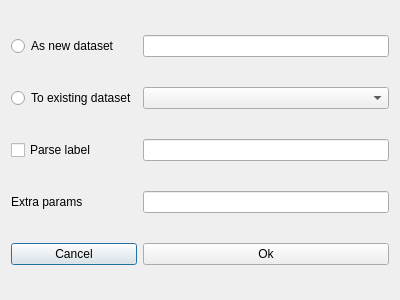
<?xml version="1.0" encoding="UTF-8"?>
<ui version="4.0">
 <class>importH5Dialog</class>
 <widget class="QDialog" name="importH5Dialog">
  <property name="geometry">
   <rect>
    <x>0</x>
    <y>0</y>
    <width>400</width>
    <height>300</height>
   </rect>
  </property>
  <property name="windowTitle">
   <string>Dialog</string>
  </property>
  <layout class="QGridLayout" name="gridLayout">
   <item row="3" column="1">
    <widget class="QLineEdit" name="extraParamsLineEdit"/>
   </item>
   <item row="0" column="0">
    <widget class="QRadioButton" name="newDatasetRadioButton">
     <property name="text">
      <string>As new dataset</string>
     </property>
    </widget>
   </item>
   <item row="1" column="1">
    <widget class="QComboBox" name="existingDatasetComboBox"/>
   </item>
   <item row="1" column="0">
    <widget class="QRadioButton" name="existingDatasetRadioButtion">
     <property name="text">
      <string>To existing dataset</string>
     </property>
    </widget>
   </item>
   <item row="2" column="1">
    <widget class="QLineEdit" name="parseLabelLineEdit"/>
   </item>
   <item row="3" column="0">
    <widget class="QLabel" name="extraParamsLabel">
     <property name="text">
      <string>Extra params</string>
     </property>
    </widget>
   </item>
   <item row="0" column="1">
    <widget class="QLineEdit" name="newDatasetLineEdit"/>
   </item>
   <item row="2" column="0">
    <widget class="QCheckBox" name="parseLabelCheckBox">
     <property name="text">
      <string>Parse label</string>
     </property>
    </widget>
   </item>
   <item row="4" column="0">
    <widget class="QPushButton" name="cancelPushButton">
     <property name="text">
      <string>Cancel</string>
     </property>
    </widget>
   </item>
   <item row="4" column="1">
    <widget class="QPushButton" name="okPushButton">
     <property name="text">
      <string>Ok</string>
     </property>
    </widget>
   </item>
  </layout>
 </widget>
 <resources/>
 <connections/>
</ui>
